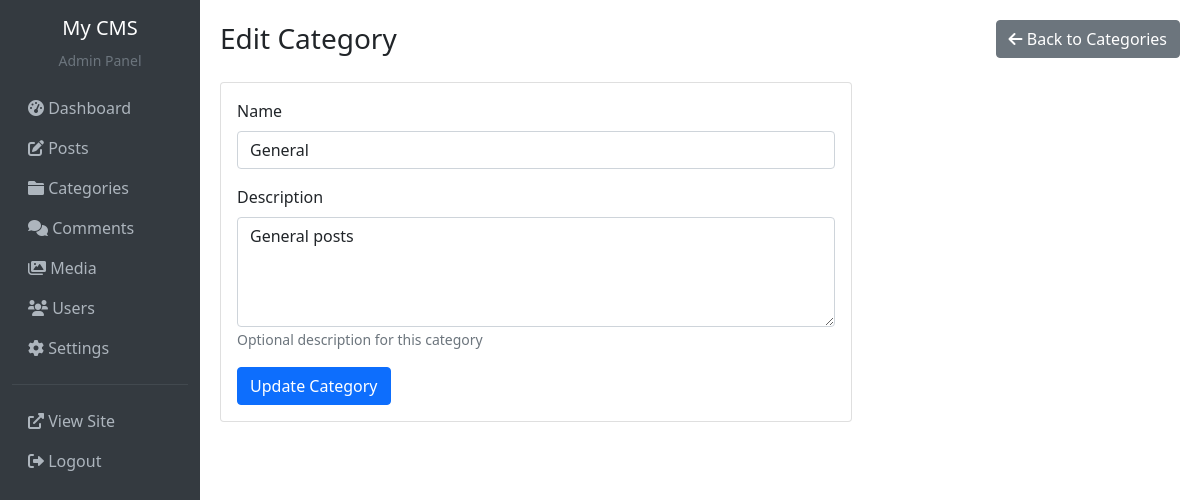
/admin/categories/1/edit (signed in), run on the app's committed database.
### app.py (models this page shows, shortened)
class Setting(db.Model):
    id = db.Column(db.Integer, primary_key=True)
    key = db.Column(db.String(100), unique=True, nullable=False)
    value = db.Column(db.Text)
    description = db.Column(db.Text)
    @staticmethod
    def get_setting(key, default=None):
        setting = Setting.query.filter_by(key=key).first()
        return setting.value if setting else default

class Category(db.Model):
    id = db.Column(db.Integer, primary_key=True)
    name = db.Column(db.String(100), unique=True, nullable=False)
    slug = db.Column(db.String(100), unique=True, nullable=False)
    description = db.Column(db.Text)
    created_at = db.Column(db.DateTime, default=datetime.utcnow)
    posts = db.relationship('Post', backref='category', lazy=True)

### app.py (the view, shortened to what this page needs)
@app.route('/admin/categories/<int:id>/edit', methods=['GET', 'POST'])
@login_required
@permission_required('edit_post')
def admin_category_edit(id):
    category = Category.query.get_or_404(id)
    form = CategoryForm(obj=category)
    return render_template('admin/category_form.html', form=form, category=category, title='Edit Category')

### app.py
class CategoryForm(FlaskForm):
    name = StringField('Name', validators=[DataRequired(), Length(max=100)])
    description = TextAreaField('Description')

### app.py (called while the page is built)
@login_manager.user_loader
def load_user(user_id):
    return User.query.get(int(user_id))

def permission_required(permission):
    def decorator(f):
        @wraps(f)
        def decorated_function(*args, **kwargs):
            if not current_user.is_authenticated or not current_user.has_permission(permission):
                abort(403)
            return f(*args, **kwargs)
        return decorated_function
    return decorator

@app.context_processor
def inject_site_settings():
    return {
        'site_title': Setting.get_setting('site_title', 'My CMS'),
        'site_description': Setting.get_setting('site_description', 'A powerful content management system'),
        'recent_posts': Post.query.filter_by(status='published').order_by(Post.published_at.desc()).limit(5).all(),
        'categories': Category.query.all()
    }

    def has_permission(self, permission):
        permissions = {
            'subscriber': ['read'],
            'author': ['read', 'create_post', 'edit_own_post'],
            'editor': ['read', 'create_post', 'edit_post', 'publish'],
            'admin': ['all']
        }
        user_perms = permissions.get(self.role, [])
        return permission in user_perms or 'all' in user_perms

### templates/admin/category_form.html (shortened to what this page needs)
{% extends "admin/base.html" %}
{% block content %}
<div class="d-sm-flex align-items-center justify-content-between mb-4">
    <h1 class="h3 mb-0">{{ title }}</h1>
    <a href="{{ url_for('admin_categories') }}" class="btn btn-secondary">
        <i class="fas fa-arrow-left"></i> Back to Categories
    </a>
</div>
<div class="row">
    <div class="col-md-8">
        <div class="card">
            <div class="card-body">
                <form method="POST">
                    <div class="mb-3">
                        <label for="name" class="form-label">Name</label>
                        {{ form.name(class="form-control") }}
                    </div>
                    <div class="mb-3">
                        <label for="description" class="form-label">Description</label>
                        {{ form.description(class="form-control", rows="4") }}
                        <small class="form-text text-muted">Optional description for this category</small>
                    </div>
                    <button type="submit" class="btn btn-primary">
                        {% if category %}Update{% else %}Create{% endif %} Category
                    </button>
                </form>
            </div>
        </div>
    </div>
</div>
{% endblock %}

### templates/admin/base.html (shortened to what this page needs)
<!DOCTYPE html>
<html lang="en">
<head>
    <link href="https://cdn.jsdelivr.net/npm/bootstrap@5.1.3/dist/css/bootstrap.min.css" rel="stylesheet">
    <link href="https://cdnjs.cloudflare.com/ajax/libs/font-awesome/6.0.0/css/all.min.css" rel="stylesheet">
</head>
<body>
    <div class="container-fluid">
        <div class="row">
            <nav class="col-md-2 d-md-block sidebar">
                <div class="position-sticky">
                    <div class="text-center py-3">
                        <h5 class="text-white">{{ site_title }}</h5>
                        <small class="text-muted">Admin Panel</small>
                    </div>
                    <ul class="nav flex-column">
                        <li class="nav-item">
                            <a class="nav-link" href="{{ url_for('admin_dashboard') }}">
                                <i class="fas fa-tachometer-alt"></i> Dashboard
                            </a>
                        </li>
                        <li class="nav-item">
                            <a class="nav-link" href="{{ url_for('admin_posts') }}">
                                <i class="fas fa-edit"></i> Posts
                            </a>
                        </li>
                        <li class="nav-item">
                            <a class="nav-link" href="{{ url_for('admin_categories') }}">
                                <i class="fas fa-folder"></i> Categories
                            </a>
                        </li>
                        <li class="nav-item">
                            <a class="nav-link" href="{{ url_for('admin_comments') }}">
                                <i class="fas fa-comments"></i> Comments
                            </a>
                        </li>
                        <li class="nav-item">
                            <a class="nav-link" href="{{ url_for('admin_media') }}">
                                <i class="fas fa-images"></i> Media
                            </a>
                        </li>
                        {% if current_user.has_permission('all') %}
                        <li class="nav-item">
                            <a class="nav-link" href="{{ url_for('admin_users') }}">
                                <i class="fas fa-users"></i> Users
                            </a>
                        </li>
                        <li class="nav-item">
                            <a class="nav-link" href="{{ url_for('admin_settings') }}">
                                <i class="fas fa-cog"></i> Settings
                            </a>
                        </li>
                        {% endif %}
                        <hr class="text-muted">
                        <li class="nav-item">
                            <a class="nav-link" href="{{ url_for('index') }}" target="_blank">
                                <i class="fas fa-external-link-alt"></i> View Site
                            </a>
                        </li>
                        <li class="nav-item">
                            <a class="nav-link" href="{{ url_for('logout') }}">
                                <i class="fas fa-sign-out-alt"></i> Logout
                            </a>
                        </li>
                    </ul>
                </div>
            </nav>
            <main class="col-md-10 ms-sm-auto main-content">
                {% block content %}{% endblock %}
            </main>
        </div>
    </div>
</body>
</html>

### templates/admin/base.html (style rules this page uses)
.sidebar { min-height: 100vh; background-color: #343a40; }
.sidebar .nav-link { color: #adb5bd; }
.main-content { padding: 20px; }

### data on the page
Setting: value "My CMS"
Category: name "General", description "General posts"

### other printed values
{{ title }} "Edit Category"
